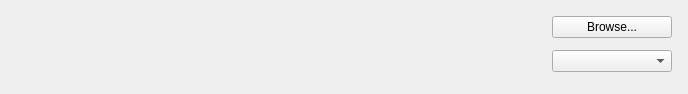
<?xml version="1.0" encoding="UTF-8"?>
<ui version="4.0">
 <class>FilenamePanel</class>
 <widget class="QWidget" name="FilenamePanel">
  <property name="geometry">
   <rect>
    <x>0</x>
    <y>0</y>
    <width>688</width>
    <height>94</height>
   </rect>
  </property>
  <layout class="QGridLayout" name="gridLayout">
   <property name="leftMargin">
    <number>16</number>
   </property>
   <property name="topMargin">
    <number>16</number>
   </property>
   <property name="rightMargin">
    <number>16</number>
   </property>
   <property name="bottomMargin">
    <number>16</number>
   </property>
   <item row="0" column="1" alignment="Qt::AlignTop">
    <widget class="QPushButton" name="browsePushButton">
     <property name="minimumSize">
      <size>
       <width>120</width>
       <height>0</height>
      </size>
     </property>
     <property name="text">
      <string>Browse...</string>
     </property>
    </widget>
   </item>
   <item row="1" column="1" alignment="Qt::AlignTop">
    <widget class="nx::client::desktop::AdvancedComboBox" name="extensionsComboBox">
     <property name="minimumSize">
      <size>
       <width>120</width>
       <height>0</height>
      </size>
     </property>
    </widget>
   </item>
   <item row="0" column="0">
    <widget class="nx::client::desktop::InputField" name="folderInputField" native="true">
     <property name="sizePolicy">
      <sizepolicy hsizetype="MinimumExpanding" vsizetype="Preferred">
       <horstretch>0</horstretch>
       <verstretch>0</verstretch>
      </sizepolicy>
     </property>
    </widget>
   </item>
   <item row="1" column="0">
    <widget class="nx::client::desktop::InputField" name="nameInputField" native="true">
     <property name="sizePolicy">
      <sizepolicy hsizetype="MinimumExpanding" vsizetype="Preferred">
       <horstretch>0</horstretch>
       <verstretch>0</verstretch>
      </sizepolicy>
     </property>
    </widget>
   </item>
  </layout>
 </widget>
 <customwidgets>
  <customwidget>
   <class>nx::client::desktop::AdvancedComboBox</class>
   <extends>QComboBox</extends>
   <header location="global">nx/client/desktop/common/widgets/advanced_combo_box.h</header>
  </customwidget>
  <customwidget>
   <class>nx::client::desktop::InputField</class>
   <extends>QWidget</extends>
   <header location="global">nx/client/desktop/common/widgets/input_field.h</header>
   <container>1</container>
  </customwidget>
 </customwidgets>
 <resources/>
 <connections/>
</ui>
